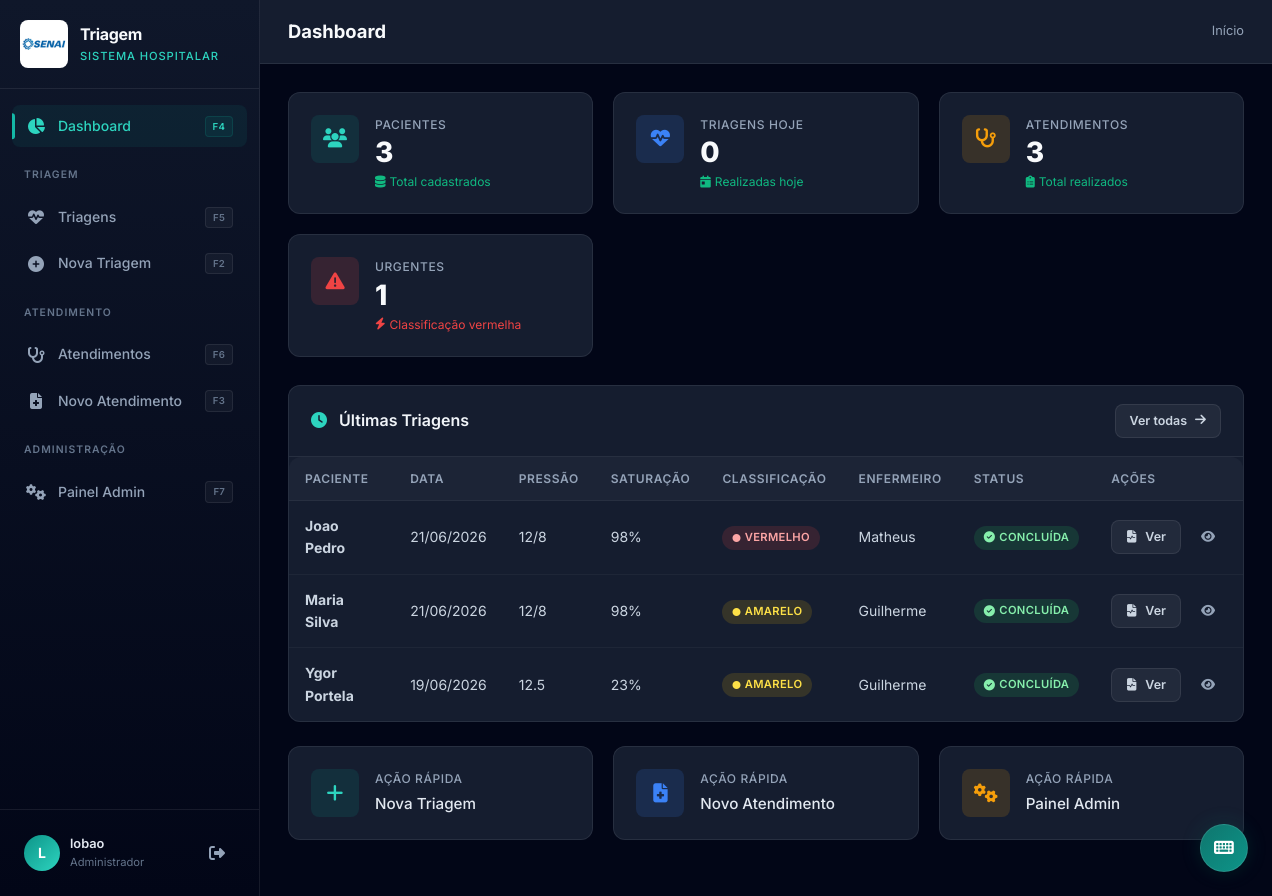
The app's page / (signed in) with its own data.
### triagem/models.py (models this page shows, shortened)
class Triagem(models.Model):
    data_triagem = models.DateField(auto_now_add=True)
    peso = models.FloatField()
    altura = models.DecimalField(max_digits=4,
                                decimal_places=2)
    pressao_arterial = models.CharField(max_length=20)
    saturacao = models.IntegerField()
    sintomas = models.TextField()
    alergias = models.TextField(blank=True, default='', verbose_name='Alergias')
    utilizou_drogas = models.BooleanField(default=False, verbose_name='Utilizou álcool ou drogas?')
    doencas_deficiencias = models.TextField(blank=True, default='', verbose_name='Doenças ou Deficiências')
    observacoes = models.TextField(blank=True)
    paciente = models.ForeignKey(
        Paciente,
        on_delete=models.CASCADE
    )
    enfermeiro = models.ForeignKey(Enfermeiro,
                                   on_delete=models.PROTECT)
    classificacao_risco = models.ForeignKey(
        ClassificacaoRisco,
        on_delete=models.PROTECT
    )
    @property
    def is_concluida(self):
        return hasattr(self, 'atendimento')

### cadastro/models.py (models this page shows, shortened)
class Paciente(models.Model):
    nome = models.CharField(max_length=32)
    sobrenome = models.CharField(max_length=32)
    cpf = models.CharField(max_length=15,
                            unique=True,
                            db_index=True)
    data_nascimento = models.DateField()
    numero_telefone = models.CharField(max_length=15)
    email = models.EmailField()

class ClassificacaoRisco(models.Model):
    cor = models.CharField(max_length=20)
    prioridade = models.CharField(max_length=20)
    tempo_max_atendimento = models.IntegerField()
    descricao = models.TextField()

class Enfermeiro(models.Model):
    nome = models.CharField(max_length=32)
    sobrenome = models.CharField(max_length=50)
    cpf = models.CharField(max_length=15,
                           unique=True,
                           db_index=True)
    coren = models.CharField(max_length=20,
                             unique=True)
    telefone = models.TextField(max_length=15)
    email = models.EmailField()

### triagem/views.py (the view)
# urls.py: path('', views.dashboard, name='dashboard'),
@login_required
def dashboard(request):
    hoje = timezone.now().date()
    context = {
        'total_pacientes': Paciente.objects.count(),
        'triagens_hoje': Triagem.objects.filter(data_triagem=hoje).count(),
        'total_atendimentos': Atendimento.objects.count(),
        'triagens_urgentes': Triagem.objects.filter(
            classificacao_risco__cor__icontains='vermelh'
        ).count(),
        'ultimas_triagens': Triagem.objects.select_related(
            'paciente', 'enfermeiro', 'classificacao_risco', 'atendimento'
        ).order_by('-data_triagem', '-id')[:10],
    }
    return render(request, 'dashboard.html', context)

### templates/dashboard.html (shortened to what this page needs)
{% extends 'base.html' %}
{% block topbar_title %}Dashboard{% endblock %}
{% block content %}
<div class="stats-grid">
  <div class="stat-card teal">
    <div class="stat-icon teal">
      <i class="fas fa-users"></i>
    </div>
    <div class="stat-info">
      <h4>Pacientes</h4>
      <div class="value">{{ total_pacientes }}</div>
      <div class="trend up">
        <i class="fas fa-database"></i> Total cadastrados
      </div>
    </div>
  </div>
  <div class="stat-card blue">
    <div class="stat-icon blue">
      <i class="fas fa-heartbeat"></i>
    </div>
    <div class="stat-info">
      <h4>Triagens Hoje</h4>
      <div class="value">{{ triagens_hoje }}</div>
      <div class="trend up">
        <i class="fas fa-calendar-day"></i> Realizadas hoje
      </div>
    </div>
  </div>
  <div class="stat-card amber">
    <div class="stat-icon amber">
      <i class="fas fa-stethoscope"></i>
    </div>
    <div class="stat-info">
      <h4>Atendimentos</h4>
      <div class="value">{{ total_atendimentos }}</div>
      <div class="trend up">
        <i class="fas fa-clipboard-list"></i> Total realizados
      </div>
    </div>
  </div>
  <div class="stat-card rose">
    <div class="stat-icon rose">
      <i class="fas fa-exclamation-triangle"></i>
    </div>
    <div class="stat-info">
      <h4>Urgentes</h4>
      <div class="value">{{ triagens_urgentes }}</div>
      <div class="trend down">
        <i class="fas fa-bolt"></i> Classificação vermelha
      </div>
    </div>
  </div>
</div>
<div class="card">
  <div class="card-header">
    <h3><i class="fas fa-clock" style="margin-right: 8px; color: var(--primary-400);"></i> Últimas Triagens</h3>
    <a href="{% url 'triagem_list' %}" class="btn btn-sm btn-secondary" id="btn-ver-todas-triagens">
      Ver todas <i class="fas fa-arrow-right"></i>
    </a>
  </div>
  <div class="card-body" style="padding: 0;">
    <div class="table-container">
      <table>
        <thead>
          <tr>
            <th>Paciente</th>
            <th>Data</th>
            <th>Pressão</th>
            <th>Saturação</th>
            <th>Classificação</th>
            <th>Enfermeiro</th>
            <th>Status</th>
            <th>Ações</th>
          </tr>
        </thead>
        <tbody>
          {% for triagem in ultimas_triagens %}
          <tr>
            <td><strong>{{ triagem.paciente.nome }} {{ triagem.paciente.sobrenome }}</strong></td>
            <td>{{ triagem.data_triagem|date:"d/m/Y" }}</td>
            <td>{{ triagem.pressao_arterial }}</td>
            <td>{{ triagem.saturacao }}%</td>
            <td>
              <span class="badge badge-{% if triagem.classificacao_risco.cor|lower == 'vermelho' or triagem.classificacao_risco.cor|lower == 'vermelha' %}red{% elif triagem.classificacao_risco.cor|lower == 'laranja' %}orange{% elif triagem.classificacao_risco.cor|lower == 'amarelo' or triagem.classificacao_risco.cor|lower == 'amarela' %}yellow{% elif triagem.classificacao_risco.cor|lower == 'verde' %}green{% elif triagem.classificacao_risco.cor|lower == 'azul' %}blue{% else %}teal{% endif %}">
                <i class="fas fa-circle" style="font-size: 0.5rem;"></i>
                {{ triagem.classificacao_risco.cor }}
              </span>
            </td>
            <td>{{ triagem.enfermeiro.nome }}</td>
            <td>
              {% if triagem.is_concluida %}
              <span class="badge badge-green"><i class="fas fa-check-circle"></i> Concluída</span>
              {% else %}
              <span class="badge badge-orange"><i class="fas fa-clock"></i> Aguardando</span>
              {% endif %}
            </td>
            <td>
              <div class="flex gap-2">
                {% if not triagem.is_concluida %}
                <a href="{% url 'atendimento_create' %}?triagem={{ triagem.pk }}" class="btn btn-primary btn-sm" title="Atender Paciente">
                  <i class="fas fa-stethoscope"></i> Atender
                </a>
                {% else %}
                <a href="{% url 'atendimento_detail' triagem.atendimento.pk %}" class="btn btn-secondary btn-sm" title="Ver Atendimento">
                  <i class="fas fa-file-medical-alt"></i> Ver
                </a>
                {% endif %}
                <a href="{% url 'triagem_detail' triagem.pk %}" class="btn btn-ghost btn-sm" title="Detalhes Triagem">
                  <i class="fas fa-eye"></i>
                </a>
              </div>
            </td>
          </tr>
          {% endfor %}
        </tbody>
      </table>
    </div>
  </div>
</div>
<div class="stats-grid mt-3">
  <a href="{% url 'triagem_create' %}" class="stat-card teal" style="text-decoration: none; cursor: pointer;" id="quick-new-triagem">
    <div class="stat-icon teal">
      <i class="fas fa-plus"></i>
    </div>
    <div class="stat-info">
      <h4>Ação Rápida</h4>
      <div class="detail-value">Nova Triagem</div>
    </div>
  </a>
  <a href="{% url 'atendimento_create' %}" class="stat-card blue" style="text-decoration: none; cursor: pointer;" id="quick-new-atendimento">
    <div class="stat-icon blue">
      <i class="fas fa-file-medical"></i>
    </div>
    <div class="stat-info">
      <h4>Ação Rápida</h4>
      <div class="detail-value">Novo Atendimento</div>
    </div>
  </a>
  <a href="{% url 'painel_home' %}" class="stat-card amber" style="text-decoration: none; cursor: pointer;" id="quick-admin">
    <div class="stat-icon amber">
      <i class="fas fa-cogs"></i>
    </div>
    <div class="stat-info">
      <h4>Ação Rápida</h4>
      <div class="detail-value">Painel Admin</div>
    </div>
  </a>
</div>
{% endblock %}

### templates/base.html (shortened to what this page needs)
{% load static %}
<!DOCTYPE html>
<html lang="pt-br">
<head>
  <link rel="stylesheet" href="{% static 'css/base.css' %}">
  <link rel="stylesheet" href="https://cdnjs.cloudflare.com/ajax/libs/font-awesome/6.5.1/css/all.min.css">
</head>
<body>
  <div class="app">
    <aside class="sidebar" id="sidebar">
      <div class="sidebar-header">
        <img src="{% static 'img/senai_logo.png' %}" alt="SENAI" class="sidebar-logo">
        <div class="sidebar-brand">
          <h2>Triagem</h2>
          <span>Sistema Hospitalar</span>
        </div>
      </div>
      <nav class="sidebar-nav">
        <a href="{% url 'dashboard' %}" class="nav-link" id="nav-dashboard">
          <i class="fas fa-chart-pie"></i>
          <span>Dashboard</span>
          <kbd class="nav-kbd">F4</kbd>
        </a>
        <div class="nav-section">Triagem</div>
        <a href="{% url 'triagem_list' %}" class="nav-link" id="nav-triagem">
          <i class="fas fa-heartbeat"></i>
          <span>Triagens</span>
          <kbd class="nav-kbd">F5</kbd>
        </a>
        <a href="{% url 'triagem_create' %}" class="nav-link" id="nav-new-triagem">
          <i class="fas fa-plus-circle"></i>
          <span>Nova Triagem</span>
          <kbd class="nav-kbd">F2</kbd>
        </a>
        <div class="nav-section">Atendimento</div>
        <a href="{% url 'atendimento_list' %}" class="nav-link" id="nav-atendimento">
          <i class="fas fa-stethoscope"></i>
          <span>Atendimentos</span>
          <kbd class="nav-kbd">F6</kbd>
        </a>
        <a href="{% url 'atendimento_create' %}" class="nav-link" id="nav-new-atendimento">
          <i class="fas fa-file-medical"></i>
          <span>Novo Atendimento</span>
          <kbd class="nav-kbd">F3</kbd>
        </a>
        <div class="nav-section">Administração</div>
        <a href="{% url 'painel_home' %}" class="nav-link" id="nav-admin">
          <i class="fas fa-cogs"></i>
          <span>Painel Admin</span>
          <kbd class="nav-kbd">F7</kbd>
        </a>
      </nav>
      <div class="sidebar-footer">
        <div class="sidebar-user">
          <div class="user-avatar">
            {{ user.username|make_list|first|upper }}
          </div>
          <div class="user-info">
            <div class="name">{{ user.username }}</div>
            <div class="role">{% if user.is_superuser %}Administrador{% else %}Usuário{% endif %}</div>
          </div>
          <a href="{% url 'logout' %}" class="btn-icon" title="Sair" id="btn-logout">
            <i class="fas fa-sign-out-alt"></i>
          </a>
        </div>
      </div>
    </aside>
    <main class="main-content">
      <header class="topbar">
        <div class="topbar-left">
          <h2 class="topbar-title">{% block topbar_title %}Dashboard{% endblock %}</h2>
        </div>
        <div class="topbar-right">
          <div class="breadcrumb">
            {% block breadcrumb %}
            <a href="{% url 'dashboard' %}">Início</a>
            {% endblock %}
          </div>
        </div>
      </header>
      <div class="page-content fade-in">
        {% block content %}{% endblock %}
      </div>
    </main>
  </div>
</body>
</html>

### records on screen
Triagem: paciente.nome "Joao", paciente.sobrenome "Pedro", data_triagem "21/06/2026", pressao_arterial "12/8", saturacao "98", classificacao_risco.cor "VERMELHO", enfermeiro.nome "Matheus", shows "CONCLUÍDA", shows "Ver"
Triagem: paciente.nome "Maria", paciente.sobrenome "Silva", data_triagem "21/06/2026", pressao_arterial "12/8", saturacao "98", classificacao_risco.cor "AMARELO", enfermeiro.nome "Guilherme", shows "CONCLUÍDA", shows "Ver"
Triagem: paciente.nome "Ygor", paciente.sobrenome "Portela", data_triagem "19/06/2026", pressao_arterial "12.5", saturacao "23", classificacao_risco.cor "AMARELO", enfermeiro.nome "Guilherme", shows "CONCLUÍDA", shows "Ver"

### other values on screen
{{ user.username|make_list|first|upper }} "L"
{{ user.username }} "lobao"
{{ total_pacientes }} "3"
{{ triagens_hoje }} "0"
{{ total_atendimentos }} "3"
{{ triagens_urgentes }} "1"
